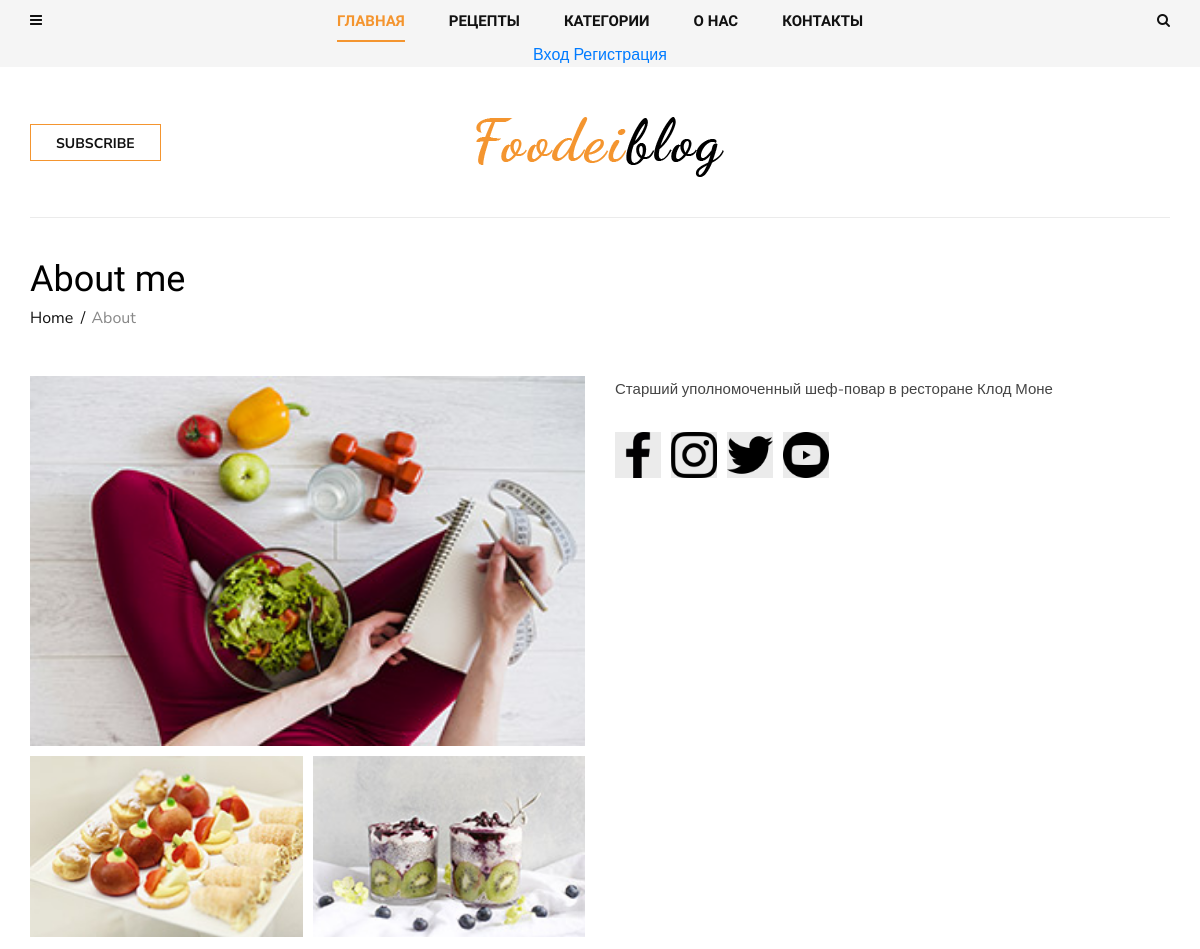
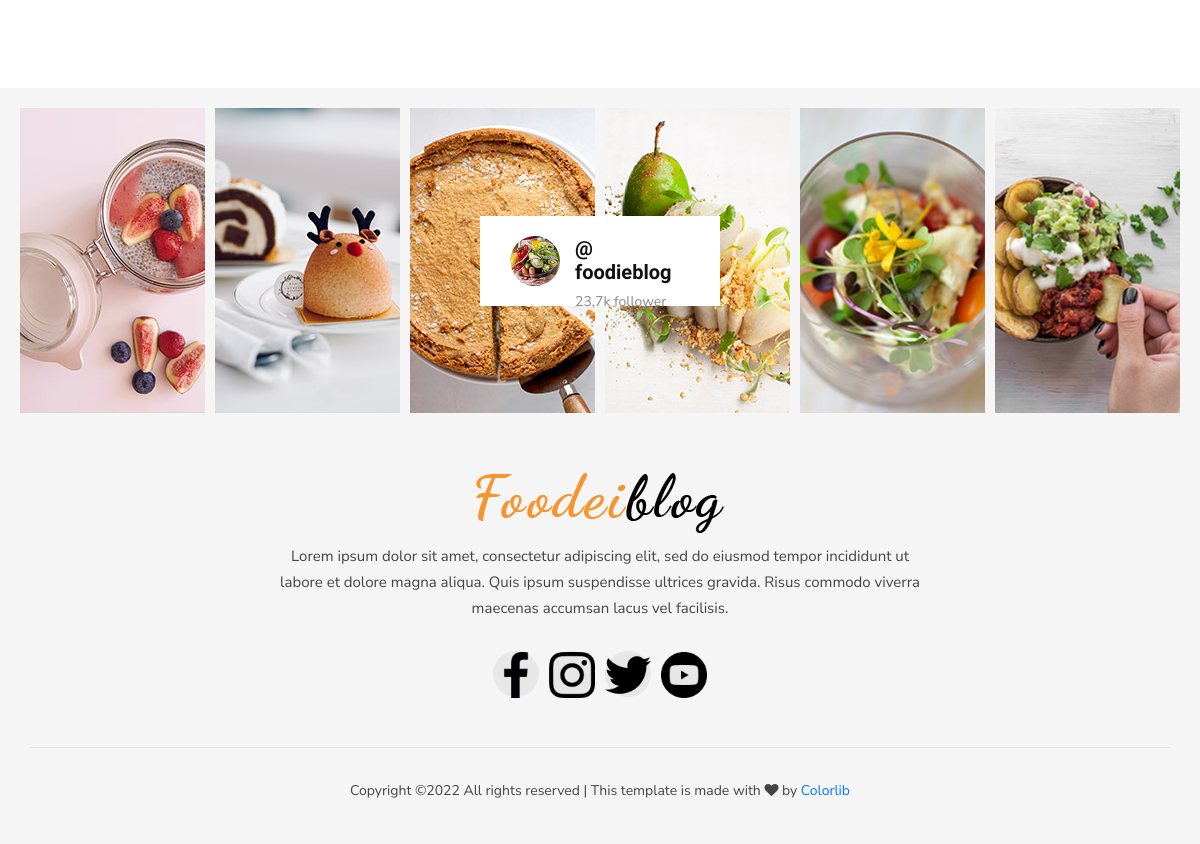
The page /about/ on the database its author committed (2 pictures, top to bottom).
### contact/models.py (models this page shows)
class About(models.Model):
    name = models.CharField(max_length=50, default='')
    text = RichTextField()
    mini_text = RichTextField()
    def get_first_image(self):
        item = self.about_images.first()
        return item.image.url
    def get_images(self):
        return self.about_images.order_by('id')[1:]

class ImageAbout(models.Model):
    image = models.ImageField(upload_to='about/')
    page = models.ForeignKey(About, on_delete=models.CASCADE, related_name='about_images')
    alt = models.CharField(max_length=100)

class Social(models.Model):
    icon = models.FileField(upload_to='icons/')
    name = models.CharField(max_length=200)
    link = models.URLField()

### contact/views.py (the view)
# urls.py: path('about/', views.AboutView.as_view(), name='about'),
class AboutView(View):
    def get(self, request):
        about = About.objects.last()
        return render(request, 'contact/about.html', {'about': about})

### blog/models.py (called while the page is built)
    def get_absolute_url(self):
        return reverse('post_single', kwargs={'slug': self.category.slug, 'post_slug': self.slug})

### blog/templatetags/menu_tags.py (called while the page is built)
def get_all_categories():
    return Category.objects.all()

@register.simple_tag()
def get_list_categories():
    return get_all_categories()

@register.inclusion_tag('blog/include/tags/top_menu.html')
def get_categories():
    category = get_list_categories()
    return {'list_category': category}

@register.inclusion_tag('blog/include/tags/recipe_tag.html')
def get_last_posts():
    posts = Post.objects.select_related('category').order_by('-id')[:5]
    return {'list_last_post': posts}

### contact/templatetags/social_tags.py (called while the page is built)
@register.simple_tag()
def get_social_links():
    return Social.objects.all()

@register.simple_tag()
def get_about():
    return About.objects.last()

### templates/contact/about.html
{% extends 'base.html' %}
{% load social_tags %}
{% block content %}
<section class="about spad">
        <div class="container">
            <div class="about__text">
                <div class="row">
                    <div class="col-lg-12">
                        <div class="breadcrumb__text">
                            <h2>About me</h2>
                            <div class="breadcrumb__option">
                                <a href="#">Home</a>
                                <span>About</span>
                            </div>
                        </div>
                    </div>
                </div>
                <div class="row">
                    <div class="col-lg-6">
                        <div class="about__pic__item__large">
                            <img src="{{ about.get_first_image }}" alt="">
                        </div>
                        <div class="about__pic">
                            {% for item in about.get_images %}
                                <div class="about__pic__item">
                                    <img src="{{ item.image.url }}" alt="{{ item.alt }}">
                                </div>
                            {% endfor %}
                        </div>
                    </div>
                    <div class="col-lg-6">
                        <div class="about__right__text">
                            {{ about.text|safe }}
                            <div class="about__right__text__social">
                                {% get_social_links as social_links %}
                                {% for item in social_links %}
                                    <a href="{{ item.link }}"><img class="fa fa-facebook" src="{{ item.icon.url }}"></a>
                                {% endfor %}
                            </div>
                        </div>
                    </div>
                </div>
            </div>
        </div>
    </section>
{% endblock %}

### templates/footer.html (shortened to what this page needs)
{% load static %}
{% load social_tags cache %}
<footer class="footer">
        <div class="container-fluid">
            <div class="footer__instagram">
                <div class="footer__instagram__avatar">
                    <div class="footer__instagram__avatar--pic">
                        <img src="{% static 'img/footer/instagram-avatar.jpg' %}" alt="">
                    </div>
                    <div class="footer__instagram__avatar--text">
                        <h5>@ foodieblog</h5>
                        <span>23,7k follower</span>
                    </div>
                </div>
                <div class="row">
                    <div class="col-lg-2 col-md-2 col-sm-4 col-6">
                        <div class="footer__instagram__item set-bg" data-setbg="{% static 'img/footer/ip-1.jpg' %}"></div>
                    </div>
                    <div class="col-lg-2 col-md-2 col-sm-4 col-6">
                        <div class="footer__instagram__item set-bg" data-setbg="{% static 'img/footer/ip-2.jpg' %}"></div>
                    </div>
                    <div class="col-lg-2 col-md-2 col-sm-4 col-6">
                    </div>
                    <div class="col-lg-2 col-md-2 col-sm-4 col-6">
                    </div>
                    <div class="col-lg-2 col-md-2 col-sm-4 col-6">
                        <div class="footer__instagram__item set-bg" data-setbg="{% static 'img/footer/ip-5.jpg' %}"></div>
                    </div>
                    <div class="col-lg-2 col-md-2 col-sm-4 col-6">
                        <div class="footer__instagram__item set-bg" data-setbg="{% static 'img/footer/ip-6.jpg' %}"></div>
                    </div>
                </div>
            </div>
        </div>
        <div class="container">
            <div class="row">
                <div class="col-lg-12">
                    <div class="footer__text">
                        <div class="footer__logo">
                            <a href="#"><img src="{% static 'img/logo.png' %}" alt=""></a>
                        </div>
                        <p>Lorem ipsum dolor sit amet, consectetur adipiscing elit, sed do eiusmod tempor incididunt
                            ut<br /> labore et dolore magna aliqua. Quis ipsum suspendisse ultrices gravida. Risus
                            commodo viverra<br /> maecenas accumsan lacus vel facilisis. </p>
                        <div class="footer__social">
                            {% get_social_links as social_links %}
                                {% for item in social_links %}
                                    <a href="{{ item.link }}"><img class="fa fa-facebook" src="{{ item.icon.url }}"></a>
                                {% endfor %}
                        </div>
                    </div>
                    <div class="footer__copyright">
                        <p>
  Copyright &copy;<script>document.write(new Date().getFullYear());</script> All rights reserved | This template is made with <i class="fa fa-heart" aria-hidden="true"></i> by <a href="https://colorlib.com" target="_blank">Colorlib</a>
  </p>
                    </div>
                </div>
            </div>
        </div>
    </footer>

### static/css/style.css (style rules this page uses)
html, body { height: 100%; font-family: "Nunito Sans", sans-serif; -webkit-font-smoothing: antialiased; }
h1, h2, h3, h4, h5, h6 { margin: 0; color: #111111; font-weight: 400; font-family: "Unna", serif; }
h2 { font-size: 36px; }
h5 { font-size: 18px; }
p { font-size: 14px; font-family: "Nunito Sans", sans-serif; color: #444444; font-weight: 400; line-height: 26px; margin: 0 0 15px 0; }
img { max-width: 100%; }
.set-bg { background-repeat: no-repeat; background-size: cover; background-position: top center; }
.spad { padding-top: 100px; padding-bottom: 100px; }
.breadcrumb__text { margin-bottom: 46px; }
.breadcrumb__text h2 { color: #000000; margin-bottom: 5px; }
.breadcrumb__text .breadcrumb__option a { display: inline-block; font-size: 16px; color: #111111; margin-right: 14px; position: relative; }
.breadcrumb__text .breadcrumb__option a:after { position: absolute; right: -12px; top: 0; content: "/"; }
.breadcrumb__text .breadcrumb__option span { font-size: 16px; color: #888888; }
.footer { background: #f5f5f5; padding-top: 20px; }
.footer__instagram { padding-left: 15px; padding-right: 15px; position: relative; }
.footer__instagram__item { height: 305px; margin-right: -10px !important; margin-left: -10px !important; margin-bottom: 10px; }
.footer__instagram__avatar { display: inline-block; padding: 20px 30px; background: #ffffff; position: absolute; height: 90px; width: 240px; left: 50%; top: 50%; -webkit-transform: translate(-120px, -50px); -ms-transform: translate(-120px, -50px); transform: translate(-120px, -50px); z-index: 1; }
.footer__instagram__avatar .footer__instagram__avatar--pic { float: left; margin-right: 15px; }
.footer__instagram__avatar .footer__instagram__avatar--pic img { height: 50px; width: 50px; border-radius: 50%; }
.footer__instagram__avatar .footer__instagram__avatar--text { overflow: hidden; }
.footer__instagram__avatar .footer__instagram__avatar--text h5 { font-size: 20px; color: #111111; font-weight: 700; margin-bottom: 5px; }
.footer__instagram__avatar .footer__instagram__avatar--text span { font-size: 14px; color: #888888; }
.footer__text { padding: 50px 0; text-align: center; }
.footer__text .footer__logo { margin-bottom: 10px; }
.footer__text .footer__logo a { display: inline-block; }
.footer__text p { font-size: 15px; margin-bottom: 30px; }
.footer__text .footer__social a { display: inline-block; font-size: 16px; color: #111111; height: 46px; width: 46px; background: #e7e7e7; border-radius: 50%; line-height: 46px; text-align: center; -webkit-transition: all, 0.3s; -o-transition: all, 0.3s; transition: all, 0.3s; margin-right: 6px; }
.footer__text .footer__social a:last-child { margin-right: 0; }
.footer__copyright { font-size: 15px; color: #444444; border-top: 1px solid #e1e1e1; text-align: center; padding: 30px 0 25px; }
.about { padding-bottom: 90px; padding-top: 0; }
.about__pic { margin-right: -10px; }
.about__pic__item__large { margin-bottom: 10px; }
.about__pic__item__large img { min-width: 100%; }
.about__pic__item { width: calc(50% - 10px); float: left; margin-right: 10px; margin-bottom: 10px; }
.about__pic__item img { min-width: 100%; }
.about__text { border-top: 1px solid #ebebeb; padding-top: 40px; }
.about__right__text p { font-size: 15px; }
.about__right__text .about__right__text__social { margin-top: 30px; }
.about__right__text .about__right__text__social a { display: inline-block; font-size: 14px; color: #444444; background: #ebebeb; height: 46px; width: 46px; margin-right: 6px; line-height: 46px; text-align: center; }
.about__right__text .about__right__text__social a:last-child { margin-right: 0; }
@media only screen and (min-width: 1200px) { .container { max-width: 1170px; } }

### rows shown on the page
About: get_first_image (picture), text "Старший уполномоченный шеф-повар в ресторане Клод Моне"
ImageAbout: image (picture)
ImageAbout: image (picture)
Social: icon (picture)
Social: icon (picture)
Social: icon (picture)
Social: icon (picture)
